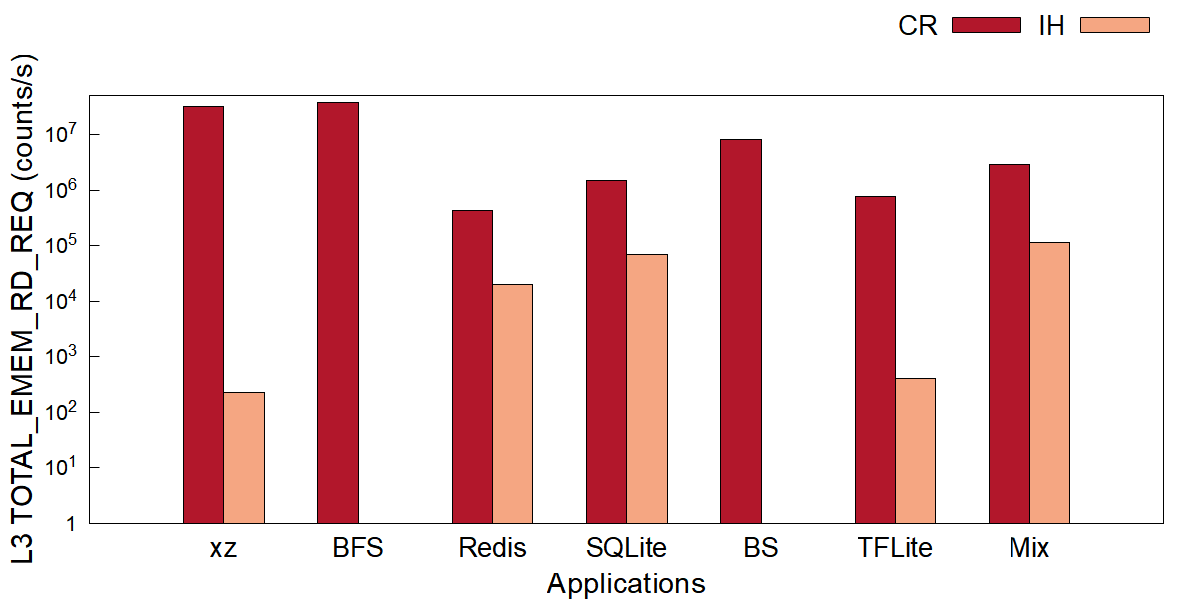

Write the gnuplot code that produced this figure.
# l3_total_emem_rd_req.plt - one counter, one bar per application per data path.
#
# Style mirrors the paper bar charts (image/*.plt): clustered
# bars, Arial 16/22/20, opaque fill with black border, key
# outside top right.  Bars use `with boxes` with explicit
# width and offsets (see tools/gen_fig_plts.py); xrange
# [0:8] centers the 7 application groups.  Full 4-side
# frame (border 15), tics only on left y / bottom x
# (nomirror).  Colors: 2-series figures use #B2172B
# (left, dark) / #F5A682 (right, light); the 3-series
# figure keeps dark gray / light gray / red.
#
# Log y axis: raw counts/s, starts at 1, coarse decade
# tics 1, 10, 100, ... only (10^{%L}, no minor tics);
# the IH series would be invisible on a linear axis.
#
# Data: fig/l3_total_emem_rd_req.dat (raw differenced rates).
#
# Usage: gnuplot fig/l3_total_emem_rd_req.plt   (from the repo root)

set terminal pngcairo size 1200,600 enhanced font 'Arial,16'
set output 'fig/l3_total_emem_rd_req.png'

set ylabel 'L3 TOTAL\_EMEM\_RD\_REQ (counts/s)' font 'Arial,22'
set xlabel 'Applications' font 'Arial,22'

set style fill solid border -1
set boxwidth 0.30

set yrange [1:5e+07]
set logscale y 10
unset mytics
set format y '10^{%L}'
set ytics add ("1" 1)

set border 15
set ytics nomirror
set xtics nomirror

# xtics anchored at the cluster centers (1..7); the app
# names come from fig/l3_total_emem_rd_req.dat column 1.
set xtics ('xz' 1, 'BFS' 2, 'Redis' 3, 'SQLite' 4, 'BS' 5, 'TFLite' 6, 'Mix' 7) font ',20'
set xrange [0:8]

set tmargin 4
set key outside top right horizontal font 'Arial,20'

C_CR = "#B2172B"
C_IH = "#F5A682"

plot 'fig/l3_total_emem_rd_req.dat' using ($0+1-0.150):2 with boxes title 'CR' lc rgb C_CR, \
     '' using ($0+1+0.150):3 with boxes title 'IH' lc rgb C_IH
